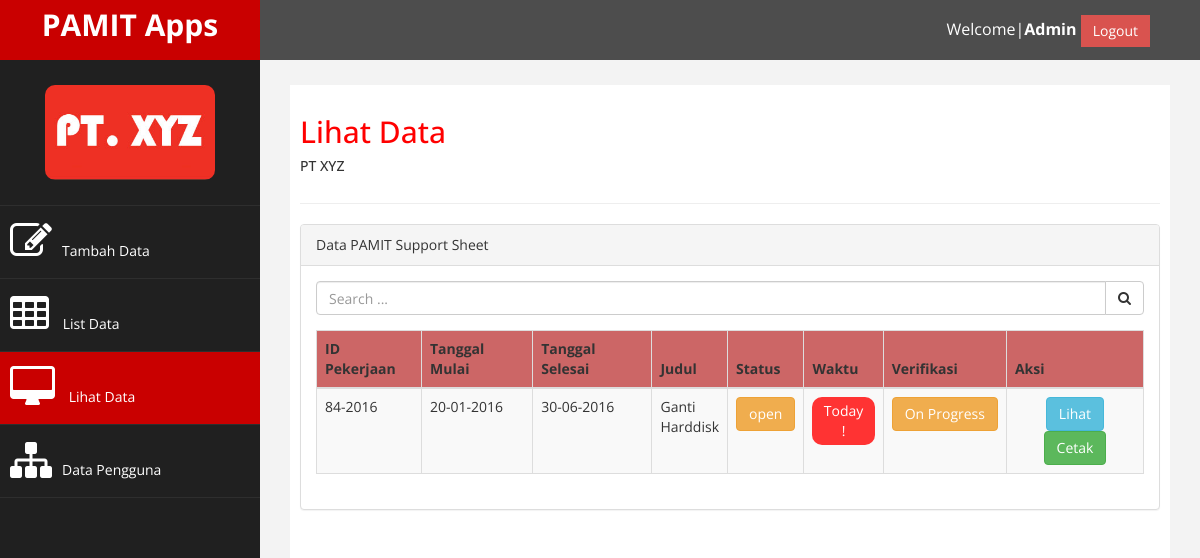
/it_support/admin-view-list.php (signed in), run on the app's committed database.
### tables this page shows
CREATE TABLE `sheet_em` (
  `id` int(11) NOT NULL,
  `title` varchar(100) NOT NULL,
  `date1` date NOT NULL,
  `gambar1` varchar(50) NOT NULL,
  `keterangan1` text NOT NULL,
  `date2` date NOT NULL,
  `gambar2` varchar(50) NOT NULL,
  `keterangan2` text NOT NULL,
  `status` varchar(10) NOT NULL,
  `verify` varchar(20) NOT NULL,
  `effects` varchar(100) NOT NULL,
  `location` varchar(50) NOT NULL,
  `pic` int(4) NOT NULL,
  `inputer` int(4) NOT NULL
);

### it_support/admin-view-list.php (the view, shortened to what this page needs)
<!DOCTYPE html>
<html xmlns="http://www.w3.org/1999/xhtml">
<head>
    <link href="assets/css/bootstrap.css" rel="stylesheet" />
    <link href="assets/css/font-awesome.css" rel="stylesheet" />
    <link href="assets/css/custom.css" rel="stylesheet" />
    <link href="assets/js/dataTables/dataTables.bootstrap.css" rel="stylesheet" />
	<link href="assets/css/button.css" rel="stylesheet" type="text/css" />
	<link href="assets/css/button2.css" rel="stylesheet" type="text/css" />
</head>
<body>
    <div id="wrapper">
        <nav class="navbar navbar-default navbar-cls-top " role="navigation" style="margin-bottom: 0">
            <div class="navbar-header">
                <a class="navbar-brand" href="#">PAMIT Apps</a>
            </div>
			<div style="color: white;
			padding: 15px 50px 5px 50px;
			float: right;
			font-size: 16px;"> <?php echo "Welcome|<strong>".$_SESSION['admin']."</strong>  "; ?> <a href="logout.php" class="btn btn-danger square-btn-adjust">Logout</a> </div>
        </nav>
                <nav class="navbar-default navbar-side" role="navigation">
            <div class="sidebar-collapse">
                <ul class="nav" id="main-menu">
				<li class="text-center">
                    <img src="assets/img/logo_pt.jpg" class="user-image img-responsive"/>
					</li>
                   	<li  >
                        <a  href="admin-input.php"><i class="fa fa-edit fa-3x"></i>Tambah Data</a>
                    </li>
                    <li  >
                        <a href="admin-list.php"><i class="fa fa-table fa-3x"></i> List Data</a>
                    </li>
					<li>
                        <a class="active-menu" href="admin-view-list.php"><i class="fa fa-desktop fa-3x"></i> Lihat Data</a>
                    </li>
					<li>
                        <a href="admin-user.php"><i class="fa fa-sitemap fa-3x"></i>Data Pengguna</a>
                    </li>
               </ul>
            </div>
        </nav>
        <div id="page-wrapper" >
            <div id="page-inner">
                <div class="row">
                    <div class="col-md-12">
                     <h2>Lihat Data</h2>
                        <h5>PT XYZ </h5>
                    </div>
                </div>
            <hr />
            <div class="row">
                <div class="col-md-12">
                    <div class="panel panel-default">
                        <div class="panel-heading">
                             Data PAMIT Support Sheet
                        </div>
                        <div class="panel-body">
						<form action="" method="get">
							<div class="form-group input-group">
									<input type="text" name="search" id="search" placeholder="Search ..." class="form-control">
									<span class="input-group-btn">
										<button class="btn btn-default" type="Submit"><i class="fa fa-search"></i>
										</button>
									</span>
							</div>
						</form>
                            <div class="table-responsive">
                                <table class="table table-striped table-bordered table-hover">
                                    <thead>
                                        <tr>
											<th>ID Pekerjaan </th>
                                            <th>Tanggal Mulai</th>
											<th>Tanggal Selesai</th>
											<th width='50px' align='center'>Judul</th>
											<th>Status</th>
											<th>Waktu</th>
											<th>Verifikasi</th>
											<th>Aksi</th>
                                        </tr>
                                    </thead>
									<tbody>
										<?php
												if(isset($_GET['search'])){
													$search=$_GET['search'];
													$a=mysql_query("Select id, DATE_FORMAT(date1, '%d-%m-%Y') as tanggal1, DATE_FORMAT(date2, '%d-%m-%Y') as tanggal2, title, status, verify from sheet_em where title like '%$search%' or keterangan1 like '%$search%' or keterangan2 like '%$search%' or effects like '%$search%' or pic like '%$search%' or status like '%$search%' or location like '%$search%' order by id");
												}else{
													$a=mysql_query("Select id, DATE_FORMAT(date1, '%d-%m-%Y') as tanggal1, DATE_FORMAT(date2, '%d-%m-%Y') as tanggal2, title, status, verify from sheet_em order by id");
												}
												while($b=mysql_fetch_array($a)){
										?>
												<tr>
													<?php  	$tahun = $b['tanggal1'];
															$thn = substr($tahun,6,4);
													?>
													<td><?php echo $b['id'];
														echo "-";
														echo $thn;?></td>
													<td><?php echo $b['tanggal1'] ?></td>
													<td><?php echo $b['tanggal2'] ?></td>
													<td><?php echo $b['title'] ?></td>
													<td align="center">
													<?php
													$status=$b['status'];
													if($status == "open")
													{
														echo "<a class='btn btn-warning' data-toggle='modal' data-target='#exampleModal' data-whatever='$b[id]'>". $status ."</a>";
													}
													else
													{
														echo "<a class='btn btn-success' data-toggle='modal' data-target='#exampleModal' data-whatever='$b[id]'>". $status ."</a>";
													}
													?></td>
													<td align="center">
													<?php
													 $now = time();
													 $your_date = strtotime($b['tanggal2']);
													 $remaining =  $your_date - $now;
													 $days_remaining = floor($remaining / 86400);
													 $hitung=$days_remaining+1;
													 if($status == "closed")
													 {
														 echo "<a class='btn btn-success' href='admin-view.php?id=$b[id]'> Finished </a>";
													 }
													 else
													 {
														if($hitung == 0 )
														{
															echo"<a class='button' href='admin-edit.php?id=$b[id]'>Today !</a>";
														}
														elseif($hitung <= 0 )
															{
															echo"<a class='button' href='admin-edit.php?id=$b[id]'>Late ". $hitung ." days </a>";
															}
														else
														{
															echo "<a class='button2' href='admin-edit.php?id=$b[id]'>". $hitung ." days again </a> ";
														}
													 }
													?>
													</td>
													<td align="center">
													<?php
													$verify=$b['verify'];
													if($verify == "On Progress")
													{
														echo "<a class='btn btn-warning' data-toggle='modal' data-target='#exampleModal' data-whatever='$b[id]'>On Progress</a>";
													}
													?>
													</td>
													<td align="center">
														<a href="admin-view.php?id=<?php echo $b['id'] ?>" class="btn btn-info">Lihat </a>
                                                        <a href="print.php?id=<?php echo $b['id'] ?>" class="btn btn-success" > Cetak </a>
													</td>
												</tr>
										<?php
											}
										?>
                                    </tbody>
                                </table>
                            </div>
                        </div>
                    </div>
                </div>
            </div>
        </div>
    </div>
            </div>
</body>
</html>

### it_support/assets/css/custom.css (style rules this page uses)
body { font-family: 'Open Sans', sans-serif; }
#wrapper { width: 100%; background:#202020; }
#page-wrapper { padding: 15px 15px; min-height: 600px; background:#F3F3F3; }
#page-inner { width:100%; margin:10px 20px 10px 0px; background-color:#fff!important; padding:10px; min-height:1200px; }
.text-center { text-align:center; }
h2 { color: #f00; }
.square-btn-adjust { border: 0px solid transparent; -webkit-border-radius: 0px; -moz-border-radius: 0px; border-radius: 0px; }
.user-image { margin: 25px auto; -webkit-border-radius: 10px; -moz-border-radius: 10px; border-radius: 10px; max-height:170px; max-width:170px; }
.navbar-cls-top .navbar-brand { color: #fff; background: #C90000; width: 260px; text-align: center; height: 60px; font-size: 30px; font-weight: 700; }
.active-menu { background-color:#C90000!important; }
.sidebar-collapse , .sidebar-collapse .nav { background:none; }
.sidebar-collapse .nav { padding:0; }
.sidebar-collapse .nav > li > a { color:#fff; background:#202020; text-shadow:none; }
.sidebar-collapse > .nav > li > a { padding:15px 10px; }
.sidebar-collapse > .nav > li { border-bottom: 1px solid rgba(107, 108, 109, 0.19); }
.navbar-side { border:none; background-color: #202020; }
.navbar-cls-top { background:#4D4D4D; border-bottom:none; }
.navbar-default { border:0px solid black; }
.navbar-header { background: #A70303; }
.nav > li > a > i { margin-right:10px; }
@media (min-width:768px) { #page-wrapper { margin: 0 0 0 260px; padding: 15px 30px; min-height: 1200px; } }
@media (min-width:768px) { .navbar-side { z-index: 1; position: absolute; width: 260px; } }
@media (min-width:768px) { .navbar { border-radius: 0px; } }

### it_support/assets/css/button.css (style rules this page uses)
body { background: black; }
.button { background-color: #ff3333; -webkit-border-radius: 10px; border-radius: 10px; border: none; color: #FFFFFF; cursor: pointer; display: inline-block; font-family: 'Open Sans', sans-serif; font-size: 15 px; padding: 4px 8px; text-align: center; text-decoration: none; }
.button { -webkit-animation: glowing 1500ms infinite; -moz-animation: glowing 1500ms infinite; -o-animation: glowing 1500ms infinite; animation: glowing 1500ms infinite; }

### it_support/assets/css/button2.css (style rules this page uses)
body { background: black; }

### it_support/admin-view-list.php (style rules this page uses)
tbody > tr:nth-child(2n+1) > td, tbody > tr:nth-child(2n+1) > th { background-color: #ededed; }
table { width: 70%; margin: auto; border-collapse: collapse; box-shadow: darkgrey 3px; }
thead tr { background-color: #C66; }

### data on the page
sheet_em: id "84", thn "2016", tanggal1 "20-01-2016", tanggal2 "30-06-2016", title "Ganti Harddisk", status "open"

### other printed values
$_SESSION['admin'] "Admin"
